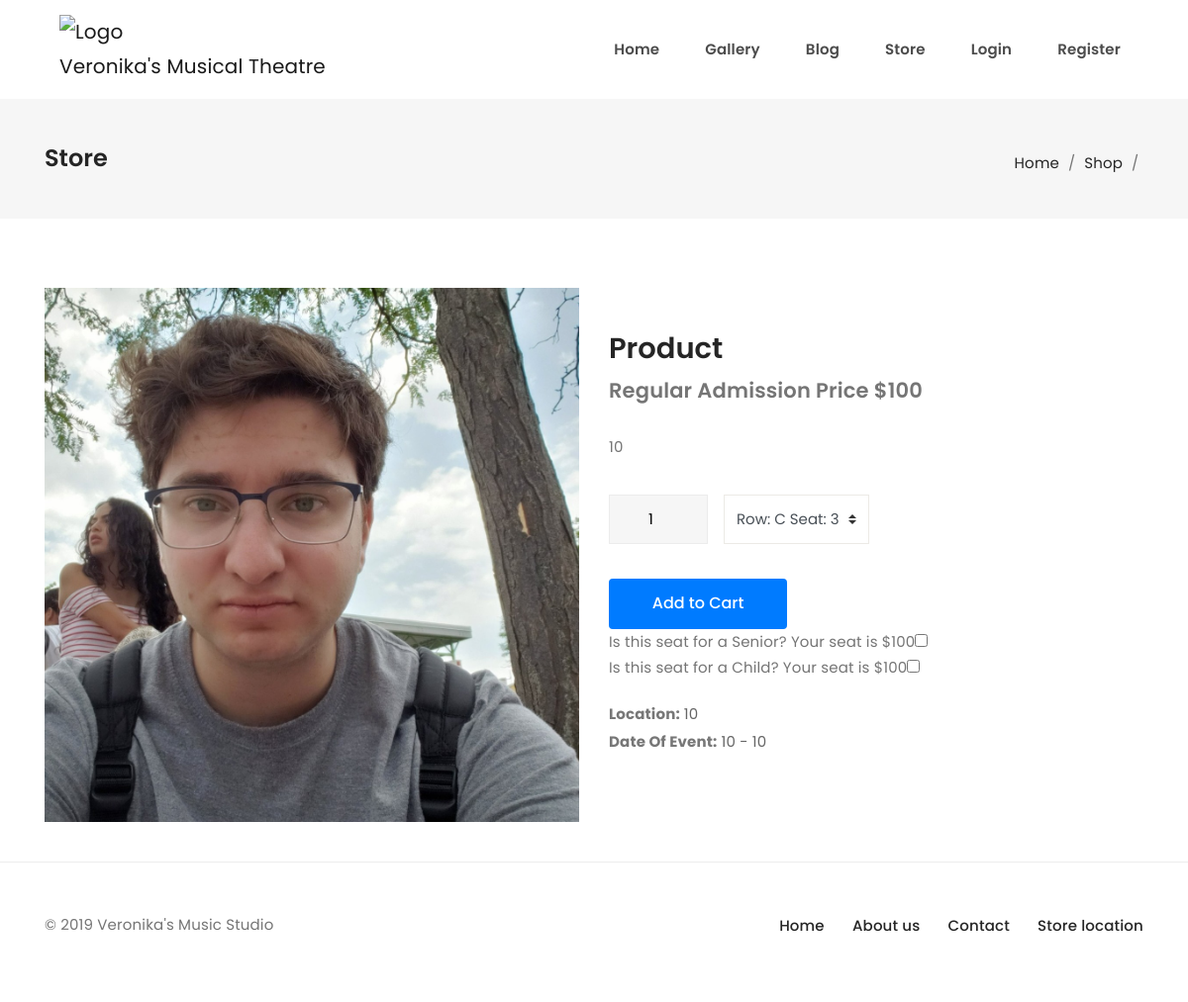
Page /store/item/1 on the committed database.
### vms/models.py (models this page shows, shortened)
class ConcertShop(db.Model):
    __tablename__ = 'concertshop'
    id = db.Column(db.Integer, primary_key=True)
    active = db.Column(db.Integer, default=0)
    concert_title = db.Column(db.String(100))
    price = db.Column(db.String(50))
    senior_price = db.Column(db.String(20))
    children_price = db.Column(db.String(20))
    quantity = db.Column(db.String(50))
    quantity_left = db.Column(db.String(50))
    description = db.Column(db.String(256))
    image_associated = db.Column(db.String(120))
    date_of_event = db.Column(db.String(120))
    time_of_event = db.Column(db.String(40))
    location = db.Column(db.String(50))

### vms/routes.py (the view, shortened to what this page needs)
@app.route("/store/item/<product>", methods=["GET", "POST"])
def product_item(product):
    product_details = ConcertShop.query.filter_by(id=product).first()
    if product_details is None or product_details.active == 0:
        return redirect(url_for('store'))
    concerts = ConcertSeats.query.filter_by(concert_id=product).all()
    concert_info = {}
    exclusions = []
    if 'cart' in session:
        for each in json.loads(session['cart']):
            for concert, seat_details in each.items():
                exclusions.append(
                    [seat_details[0], seat_details[1], int(concert)])
    for concert in concerts:
        if concert.filled == 0:
            new_entry = [concert.row, concert.seat, concert.concert_id]
            if new_entry in exclusions:
                continue
            if 'cart' in session:
                if new_entry in exclusions:
                    continue
            if concert.concert_name in concert_info:
                concert_info[concert.concert_name].append(new_entry)
            else:
                concert_info[concert.concert_name] = [new_entry]
    return render_template("product.html", seats_available=concert_info, user_info=current_user, user_authority_level=User.get_authority_level(current_user), product=product_details)

### vms/models.py (called while the page is built)
    def get_authority_level(current_user) -> int:
        if current_user.is_authenticated:
            user = User.query.filter_by(id=current_user.id).first()
            return user.authority
        return 0

### vms/templates/product.html (shortened to what this page needs)
{% extends 'base.html' %}
{%block content%}
        <div class="page-container scene-main scene-main--fade_In">
            <div class="page_main_title mb-70px">
                <div class="container">
                    <div class="row align-items-center">
                        <div class="col-lg-6 text-center text-lg-left">
                            <h4>Store</h4>
                        </div>
                        <div class="col-lg-6">
                            <div class="breadcrumbs mt-10px mt-lg-0 text-center text-lg-right">
                                <span class="first-item">
                                    <a href="#">Home</a>
                                </span>
                                <span class="separator">/</span>
                                <span>
                                    <a href="#">Shop </a>
                                </span>
                                <span class="separator">/</span>
                            </div>
                        </div>
                    </div>
                </div>
            </div>
            <div class="container single-product-content">
                <div class="row">
                    <div class="col-md-6">
                        <div class="single-product-images popup_gallery">
                            <img src="{{product.image_associated}}" alt="Product Image" width="800" height="893">
                        </div>
                    </div>
                    <div class="col-md-6">
                        <div class="single-product-des">
                            <h2 class="product-title">{{product.concert_title}}</h2>
                            <div class="single-product-price">Regular Admission Price ${{product.price}}</div>
                            <div class="single-product-deta">
                                <p>
                                    {{product.description}}
                                </p>
                                {%if seats_available|length%}
                                <form name = "" method = "POST">
                                    <div class="add-to-cart-warp">
                                        <div class="quantity d-flex mr-3">
                                            <input type="number" step="1" min="1" name="quantity" value="1" title="Qty" class="input-text qty text total-quantity" size="2">
                                        </div>
                                        <div class = "col-md-8">
                                                <select name = "ticket-info">
                                                {% for key, value in seats_available.items() %}
                                                        {%for val in value%}
                                                            <option value="{{val}}">Row: {{val[0]}} Seat: {{val[1]}}</option>
                                                        {%endfor%}
                                                {%endfor%}
                                    </select>
                                </div>
                            </div>
                             <div class="container">
                                <div class = "row">
                                    <div col = "col-lg">
                                    <button class="btn btn-primary" name = "product" value = {{product}}>Add to Cart</button>
                                    </div>
                                </div>
                            </div>
                            <div class = "container">
                                <div class = "row">
                                    <div col = "col-lg">
                                    Is this seat for a Senior? Your seat is ${{product.senior_price}}<input type="checkbox" name="senior-price">
                                    </div>
                                </div>
                            </div>
                           <div class = "container">
                                <div class = "row">
                                    <div col = "col-lg">
                                    Is this seat for a Child? Your seat is ${{product.children_price}}<input type="checkbox" name="children-price">
                                    </div>
                                </div>
                            </div>
                            </form>
                            </div>
                                <ul class="single-product-meta">
                                    <li>
                                        <span class="meta-name">Location:</span>{{product.location}}</li>
                                     <li>
                                        {% if product.time_of_event is none%}
                                        <span class="meta-name">Date Of Event:</span>{{product.date_of_event}}</li>
                                        {%else%}
                                        <span class="meta-name">Date Of Event:</span>{{product.date_of_event}} - {{product.time_of_event}}</li>
                                        {%endif%}
                                </ul>
                            </div>
                        </div>
                    </div>
                </div>
                    {%else%}
                                            <p><font color = "Blue">Tickets Sold Out !</font></p>
                                            {%endif%}
                </div>
    {% endblock %}

### rows in the picture
ConcertShop: image_associated (picture), concert_title "Product", price "100", description "10", senior_price "100", children_price "100", location "10", date_of_event "10", time_of_event "10"
